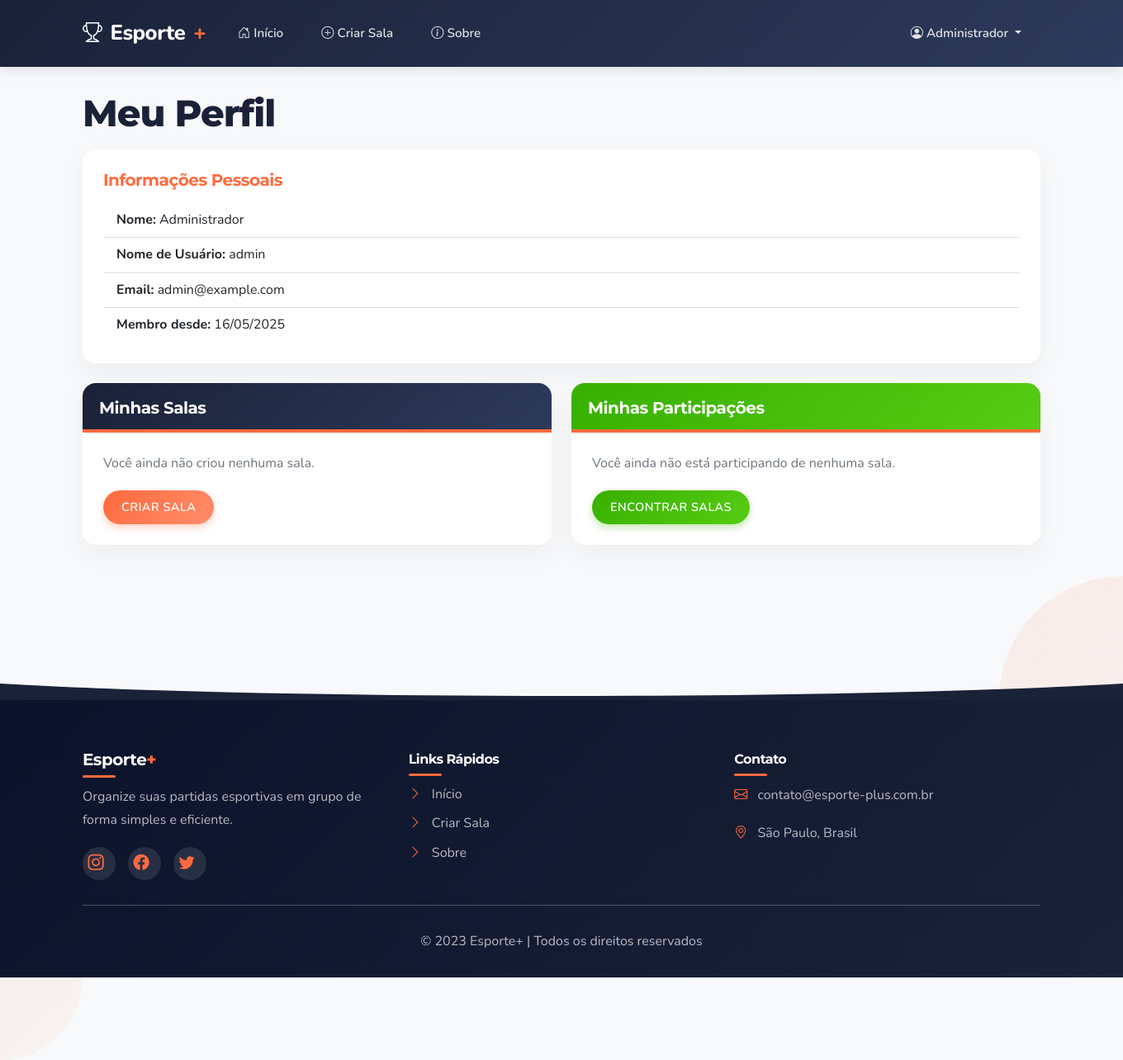
Screenshot of /auth/perfil (signed in) with the database file from the repository.
### app/models/models.py (models this page shows, shortened)
class User(db.Model, UserMixin):
    __tablename__ = 'users'
    id = db.Column(db.Integer, primary_key=True)
    username = db.Column(db.String(50), unique=True, nullable=False)
    email = db.Column(db.String(100), unique=True, nullable=False)
    password_hash = db.Column(db.String(200), nullable=False)
    name = db.Column(db.String(100), nullable=False)
    created_at = db.Column(db.DateTime, default=datetime.utcnow)
    is_active = db.Column(db.Boolean, default=True)
    rooms_created = db.relationship('Room', backref='creator', lazy=True, foreign_keys='Room.creator_id')
    participations = db.relationship('Participant', backref='user', lazy=True)

### app/controllers/auth_routes.py (the view)
@auth_bp.route('/perfil')
@login_required
def profile():
    rooms_created = current_user.rooms_created
    participations = db.session.query(Participant, Room).join(Room).filter(
        Participant.user_id == current_user.id,
        Participant.is_active == True
    ).all()
    return render_template('auth/profile.html',
                          rooms_created=rooms_created,
                          participations=participations)

### app/__init__.py (called while the page is built)
def create_app():
    app = Flask(__name__)
    app.config['SECRET_KEY'] = os.environ.get('SECRET_KEY', 'chave_secreta_padrao')
    app.config['SQLALCHEMY_DATABASE_URI'] = 'sqlite:///esportes.db'
    app.config['SQLALCHEMY_TRACK_MODIFICATIONS'] = False
    db.init_app(app)
    login_manager.init_app(app)
    from app.controllers.main_routes import main_bp
    from app.controllers.room_routes import room_bp
    from app.controllers.auth_routes import auth_bp
    from app.controllers.admin_controller import admin_bp
    app.register_blueprint(main_bp)
    app.register_blueprint(room_bp)
    app.register_blueprint(auth_bp)
    app.register_blueprint(admin_bp)
    from app.models.models import User
    @login_manager.user_loader
    def load_user(user_id):
        return User.query.get(int(user_id))
    with app.app_context():
        db.create_all()
    return app

### app/templates/auth/profile.html (shortened to what this page needs)
{% extends 'layout.html' %}
{% block content %}
<div class="row">
    <div class="col-md-12">
        <h1>Meu Perfil</h1>
        <div class="card mb-4">
            <div class="card-body">
                <h5 class="card-title">Informações Pessoais</h5>
                <ul class="list-group list-group-flush">
                    <li class="list-group-item"><strong>Nome:</strong> {{ current_user.name }}</li>
                    <li class="list-group-item"><strong>Nome de Usuário:</strong> {{ current_user.username }}</li>
                    <li class="list-group-item"><strong>Email:</strong> {{ current_user.email }}</li>
                    <li class="list-group-item"><strong>Membro desde:</strong> {{ current_user.created_at.strftime('%d/%m/%Y') }}</li>
                </ul>
            </div>
        </div>
    </div>
</div>
<div class="row">
    <div class="col-md-6">
        <div class="card">
            <div class="card-header bg-primary text-white">
                <h5 class="mb-0">Minhas Salas</h5>
            </div>
            <div class="card-body">
                {% if rooms_created %}
                    <div class="list-group">
                        {% for room in rooms_created %}
                            <a href="{{ url_for('room.view_room', link_code=room.link_code) }}" class="list-group-item list-group-item-action">
                                <div class="d-flex w-100 justify-content-between">
                                    <h5 class="mb-1">{{ room.name }}</h5>
                                    <small>{{ room.date.strftime('%d/%m/%Y %H:%M') }}</small>
                                </div>
                                <p class="mb-1">{{ room.sport }}</p>
                                <small>{{ room.get_active_participants()|length }}/{{ room.max_participants }} participantes</small>
                                {% if room.is_active %}
                                    <span class="badge bg-success float-end">Ativa</span>
                                {% else %}
                                    <span class="badge bg-secondary float-end">Encerrada</span>
                                {% endif %}
                            </a>
                        {% endfor %}
                    </div>
                {% else %}
                    <p class="text-muted">Você ainda não criou nenhuma sala.</p>
                    <a href="{{ url_for('room.create_room') }}" class="btn btn-primary">Criar Sala</a>
                {% endif %}
            </div>
        </div>
    </div>
    <div class="col-md-6">
        <div class="card">
            <div class="card-header bg-success text-white">
                <h5 class="mb-0">Minhas Participações</h5>
            </div>
            <div class="card-body">
                {% if participations %}
                    <div class="list-group">
                        {% for participant, room in participations %}
                            <a href="{{ url_for('room.view_room', link_code=room.link_code) }}" class="list-group-item list-group-item-action">
                                <div class="d-flex w-100 justify-content-between">
                                    <h5 class="mb-1">{{ room.name }}</h5>
                                    <small>{{ room.date.strftime('%d/%m/%Y %H:%M') }}</small>
                                </div>
                                <p class="mb-1">{{ room.sport }}</p>
                                <small>Organizado por: {{ room.creator.name }}</small>
                                <button class="btn btn-sm btn-outline-danger float-end"
                                        onclick="if(confirm('Tem certeza que deseja sair desta sala?')) window.location.href='{{ url_for('room.leave_room', link_code=room.link_code) }}'">
                                    Sair
                                </button>
                            </a>
                        {% endfor %}
                    </div>
                {% else %}
                    <p class="text-muted">Você ainda não está participando de nenhuma sala.</p>
                    <a href="{{ url_for('main.index') }}" class="btn btn-success">Encontrar Salas</a>
                {% endif %}
            </div>
        </div>
    </div>
</div>
{% endblock %}

### app/templates/layout.html (shortened to what this page needs)
<!DOCTYPE html>
<html lang="pt-BR">
<head>
    <link href="https://cdn.jsdelivr.net/npm/bootstrap@5.1.3/dist/css/bootstrap.min.css" rel="stylesheet">
    <link rel="stylesheet" href="https://cdn.jsdelivr.net/npm/bootstrap-icons@1.8.1/font/bootstrap-icons.css">
    <link rel="stylesheet" href="{{ url_for('static', filename='css/style.css') }}">
    <link rel="stylesheet" href="https://unpkg.com/aos@next/dist/aos.css" />
</head>
<body>
    <nav class="navbar navbar-expand-lg navbar-dark sticky-top">
        <div class="container">
            <a class="navbar-brand" href="{{ url_for('main.index') }}">
                <i class="bi bi-trophy"></i>Esporte<span class="text-secondary">+</span>
            </a>
            <div class="collapse navbar-collapse" id="navbarNav">
                <ul class="navbar-nav me-auto">
                    <li class="nav-item">
                        <a class="nav-link {% if request.path == url_for('main.index') %}active{% endif %}" href="{{ url_for('main.index') }}">
                            <i class="bi bi-house-door"></i> Início
                        </a>
                    </li>
                    {% if current_user.is_authenticated %}
                    <li class="nav-item">
                        <a class="nav-link {% if request.path == url_for('room.create_room') %}active{% endif %}" href="{{ url_for('room.create_room') }}">
                            <i class="bi bi-plus-circle"></i> Criar Sala
                        </a>
                    </li>
                    {% endif %}
                    <li class="nav-item">
                        <a class="nav-link {% if request.path == url_for('main.about') %}active{% endif %}" href="{{ url_for('main.about') }}">
                            <i class="bi bi-info-circle"></i> Sobre
                        </a>
                    </li>
                </ul>
                <ul class="navbar-nav">
                    {% if current_user.is_authenticated %}
                        <li class="nav-item dropdown">
                            <a class="nav-link dropdown-toggle" href="#" id="navbarDropdown" role="button" data-bs-toggle="dropdown" aria-expanded="false">
                                <i class="bi bi-person-circle"></i> {{ current_user.name }}
                            </a>
                        </li>
                    {% endif %}
                </ul>
            </div>
        </div>
    </nav>
    <div class="container main-container">
        <div class="fade-in content-visible">
            {% block content %}{% endblock %}
        </div>
    </div>
    <footer class="footer">
        <div class="circle-decoration top-right"></div>
        <div class="circle-decoration bottom-left"></div>
        <div class="container">
            <div class="row">
                <div class="col-md-4">
                    <h5>Esporte<span class="text-secondary">+</span></h5>
                    <p>Organize suas partidas esportivas em grupo de forma simples e eficiente.</p>
                    <div class="social-icons mt-3">
                        <a href="#" class="social-icon"><i class="bi bi-instagram"></i></a>
                        <a href="#" class="social-icon"><i class="bi bi-facebook"></i></a>
                        <a href="#" class="social-icon"><i class="bi bi-twitter"></i></a>
                    </div>
                </div>
                <div class="col-md-4">
                    <h6>Links Rápidos</h6>
                    <ul class="list-unstyled">
                        <li><a href="{{ url_for('main.index') }}"><i class="bi bi-chevron-right"></i> Início</a></li>
                        <li><a href="{{ url_for('room.create_room') }}"><i class="bi bi-chevron-right"></i> Criar Sala</a></li>
                        <li><a href="{{ url_for('main.about') }}"><i class="bi bi-chevron-right"></i> Sobre</a></li>
                    </ul>
                </div>
                <div class="col-md-4">
                    <h6>Contato</h6>
                    <p>
                        <i class="bi bi-envelope"></i> contato@esporte-plus.com.br
                    </p>
                    <p>
                        <i class="bi bi-geo-alt"></i> São Paulo, Brasil
                    </p>
                </div>
            </div>
            <hr>
            <div class="row">
                <div class="col-md-12 text-center">
                    <p class="mb-0">
                        &copy; 2023 Esporte+ | Todos os direitos reservados
                    </p>
                </div>
            </div>
        </div>
    </footer>
</body>
</html>

### rows the page displays
User: name "Administrador", username "admin", email "admin@example.com", created_at "16/05/2025"
